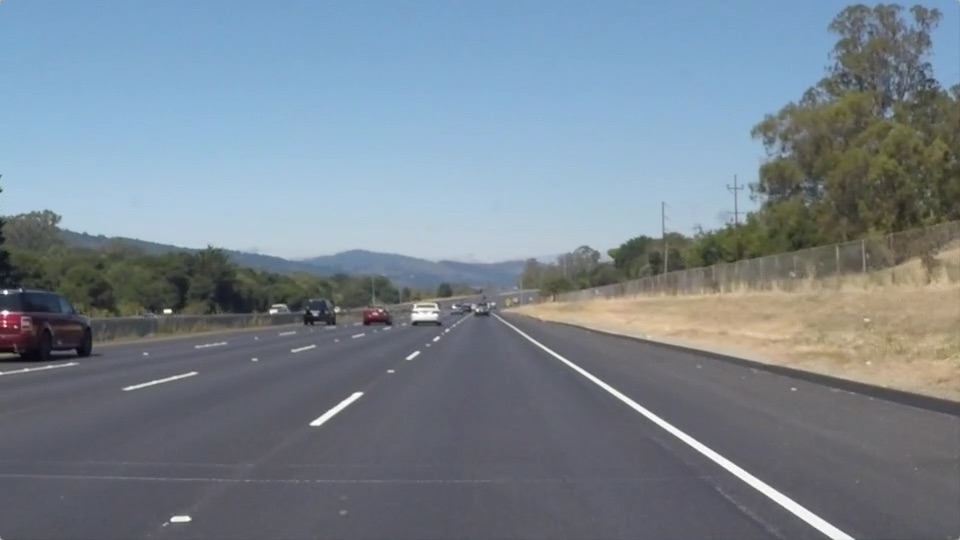
#> input picture test_images/solidWhiteRight.jpg, 960 x 540 px
$ jupyter execute --allow-errors P1.ipynb   (shell and % lines are left out)
#> lines starting #> are read from the running program, lines starting #| are printed output that depends on the picture; after the words box and inside, x2 and y2 are one past the last pixel; in counts of white or black regions, pixels touching at a corner belong together
# Self-Driving Car Engineer Nanodegree

## Project: **Finding Lane Lines on the Road**
***
In this project, you will use the tools you learned about in the lesson to identify lane lines on the road.  You can develop your pipeline on a series of individual images, and later apply the result to a video stream (really just a series of images). Check out the video clip "raw-lines-example.mp4" (also contained in this repository) to see what the output should look like after using the helper functions below.

Once you have a result that looks roughly like "raw-lines-example.mp4", you'll need to get creative and try to average and/or extrapolate the line segments you've detected to map out the full extent of the lane lines.  You can see an example of the result you're going for in the video "P1_example.mp4".  Ultimately, you would like to draw just one line for the left side of the lane, and one for the right.

In addition to implementing code, there is a brief writeup to complete. The writeup should be completed in a separate file, which can be either a markdown file or a pdf document. There is a [write up template](https://github.com/udacity/CarND-LaneLines-P1/blob/master/writeup_template.md) that can be used to guide the writing process. Completing both the code in the Ipython notebook and the writeup template will cover all of the [rubric points](https://review.udacity.com/#!/rubrics/322/view) for this project.

---
Let's have a look at our first image called 'test_images/solidWhiteRight.jpg'.  Run the 2 cells below (hit Shift-Enter or the "play" button above) to display the image.

**Note: If, at any point, you encounter frozen display windows or other confounding issues, you can always start again with a clean slate by going to the "Kernel" menu above and selecting "Restart & Clear Output".**

---

**The tools you have are color selection, region of interest selection, grayscaling, Gaussian smoothing, Canny Edge Detection and Hough Tranform line detection.  You  are also free to explore and try other techniques that were not presented in the lesson.  Your goal is piece together a pipeline to detect the line segments in the image, then average/extrapolate them and draw them onto the image for display (as below).  Once you have a working pipeline, try it out on the video stream below.**

---

<figure>

 <figcaption>
 <p></p>
 <p style="text-align: center;"> Your output should look something like this (above) after detecting line segments using the helper functions below </p>
 </figcaption>
</figure>
 <p></p>
<figure>

 <figcaption>
 <p></p>
 <p style="text-align: center;"> Your goal is to connect/average/extrapolate line segments to get output like this</p>
 </figcaption>
</figure>

**Run the cell below to import some packages.  If you get an `import error` for a package you've already installed, try changing your kernel (select the Kernel menu above --> Change Kernel).  Still have problems?  Try relaunching Jupyter Notebook from the terminal prompt.  Also, consult the forums for more troubleshooting tips.**

## Import Packages

[cell 1]
#importing some useful packages
import matplotlib.pyplot as plt
import matplotlib.image as mpimg
import numpy as np
import cv2

## Read in an Image

[cell 2]
#reading in an image
image = mpimg.imread('test_images/solidWhiteRight.jpg')
#> image is the input picture: shape (540, 960, 3); mean R, G, B 120.3, 132.6, 143.7

#printing out some stats and plotting
print('This image is:', type(image), 'with dimensions:', image.shape)
#| This image is: <class 'numpy.ndarray'> with dimensions: (540, 960, 3)
plt.imshow(image)  # if you wanted to show a single color channel image called 'gray', for example, call as plt.imshow(gray, cmap='gray')

## Ideas for Lane Detection Pipeline

**Some OpenCV functions (beyond those introduced in the lesson) that might be useful for this project are:**

`cv2.inRange()` for color selection
`cv2.fillPoly()` for regions selection
`cv2.line()` to draw lines on an image given endpoints
`cv2.addWeighted()` to coadd / overlay two images
`cv2.cvtColor()` to grayscale or change color
`cv2.imwrite()` to output images to file
`cv2.bitwise_and()` to apply a mask to an image

**Check out the OpenCV documentation to learn about these and discover even more awesome functionality!**

## Helper Functions

Below are some helper functions to help get you started. They should look familiar from the lesson!

[cell 3]
import math

def grayscale(img):
    """Applies the Grayscale transform
    This will return an image with only one color channel
    but NOTE: to see the returned image as grayscale
    (assuming your grayscaled image is called 'gray')
    you should call plt.imshow(gray, cmap='gray')"""
    return cv2.cvtColor(img, cv2.COLOR_RGB2GRAY)
    # Or use BGR2GRAY if you read an image with cv2.imread()
    # return cv2.cvtColor(img, cv2.COLOR_BGR2GRAY)

def canny(img, low_threshold, high_threshold):
    """Applies the Canny transform"""
    return cv2.Canny(img, low_threshold, high_threshold)

def gaussian_blur(img, kernel_size):
    """Applies a Gaussian Noise kernel"""
    return cv2.GaussianBlur(img, (kernel_size, kernel_size), 0)

def region_of_interest(img, vertices):
    """
    Applies an image mask.

    Only keeps the region of the image defined by the polygon
    formed from `vertices`. The rest of the image is set to black.
    `vertices` should be a numpy array of integer points.
    """
    #defining a blank mask to start with
    mask = np.zeros_like(img)

    #defining a 3 channel or 1 channel color to fill the mask with depending on the input image
    if len(img.shape) > 2:
        channel_count = img.shape[2]  # i.e. 3 or 4 depending on your image
        ignore_mask_color = (255,) * channel_count
    else:
        ignore_mask_color = 255

    #filling pixels inside the polygon defined by "vertices" with the fill color
    cv2.fillPoly(mask, vertices, ignore_mask_color)

    #returning the image only where mask pixels are nonzero
    masked_image = cv2.bitwise_and(img, mask)
    return masked_image

def draw_lines_origin(img, lines, color=[255, 0, 0], thickness=2):
     for line in lines:
        for x1,y1,x2,y2 in line:
            cv2.line(img, (x1, y1), (x2, y2), [255,0,0], thickness)

def draw_lines(img, lines, color=[255, 0, 0], thickness=5):
    """
    NOTE: this is the function you might want to use as a starting point once you want to
    average/extrapolate the line segments you detect to map out the full
    extent of the lane (going from the result shown in raw-lines-example.mp4
    to that shown in P1_example.mp4).

    Think about things like separating line segments by their
    slope ((y2-y1)/(x2-x1)) to decide which segments are part of the left
    line vs. the right line.  Then, you can average the position of each of
    the lines and extrapolate to the top and bottom of the lane.

    This function draws `lines` with `color` and `thickness`.
    Lines are drawn on the image inplace (mutates the image).
    If you want to make the lines semi-transparent, think about combining
    this function with the weighted_img() function below
    """
    left_lane_lines_x = []
    left_lane_lines_y = []
    right_lane_lines_x = []
    right_lane_lines_y = []
    imgshape = img.shape
    for line in lines:
        for x1,y1,x2,y2 in line:
            m = (y2-y1) / (x2-x1) # y = mx+c --> m is the slope
            #rightlane = x1 > img.shape[1]/2 and x2 > img.shape[1]/2
            if abs(m) < 0.2: # if the detected edge has a small slope it is probably not a line and therefore neglected
                continue
            elif m > 0: # positive slope for right lanes
                right_lane_lines_x.extend([x1, x2])
                right_lane_lines_y.extend([y1, y2])
            else:
                left_lane_lines_x.extend([x1, x2])
                left_lane_lines_y.extend([y1, y2])

    #if no line was identified, then skip drawing function
    if len(left_lane_lines_x) == 0 or len(right_lane_lines_x) == 0:
        return

    # Calculate polynom of first order (straight) to fit the data
    poly_left = np.poly1d(np.polyfit(left_lane_lines_y,left_lane_lines_x,1)) #find coeffictients for polynomial fit of first order
    poly_right = np.poly1d(np.polyfit(right_lane_lines_y,right_lane_lines_x,1))
    y_values = [imgshape[0],int(imgshape[0]*0.65)] #define y-Borders (bottom of picture, to 0.6 of the y-size)
    x_values_right = poly_right(y_values) #calculate x-Values with polynom that was fitted
    x_values_left = poly_left(y_values)

    #Add the fitted lines to the left and the right
    cv2.line(img, (int(x_values_left[0]), int(y_values[0])), (int(x_values_left[1]), int(y_values[1])), color, thickness)
    cv2.line(img, (int(x_values_right[0]), int(y_values[0])), (int(x_values_right[1]), int(y_values[1])), color, thickness)

def hough_lines(img, rho, theta, threshold, min_line_len, max_line_gap, averageplot = True):
    """
    `img` should be the output of a Canny transform.

    Returns an image with hough lines drawn.
    """
    lines = cv2.HoughLinesP(img, rho, theta, threshold, np.array([]), minLineLength=min_line_len, maxLineGap=max_line_gap)
    line_img = np.zeros((img.shape[0], img.shape[1], 3), dtype=np.uint8)

    # decide if found lanes are averaged or if all lines are plotted on the image
    if averageplot:
        draw_lines(line_img, lines)
    else:
        draw_lines_origin(line_img, lines)

    return line_img

# Python 3 has support for cool math symbols.

def weighted_img(img, initial_img, α=0.8, β=1., γ=0.):
    """
    `img` is the output of the hough_lines(), An image with lines drawn on it.
    Should be a blank image (all black) with lines drawn on it.

    `initial_img` should be the image before any processing.

    The result image is computed as follows:

    initial_img * α + img * β + γ
    NOTE: initial_img and img must be the same shape!
    """
    return cv2.addWeighted(initial_img, α, img, β, γ)

## Test Images

Build your pipeline to work on the images in the directory "test_images"
**You should make sure your pipeline works well on these images before you try the videos.**

[cell 4]
import os
os.listdir("test_images/")

## Build a Lane Finding Pipeline

Build the pipeline and run your solution on all test_images. Make copies into the `test_images_output` directory, and you can use the images in your writeup report.

Try tuning the various parameters, especially the low and high Canny thresholds as well as the Hough lines parameters.

[cell 5]
# TODO: Build your pipeline that will draw lane lines on the test_images
# then save them to the test_images_output directory.

#read in the list of images and choose one file at a time
image_list = os.listdir("test_images/")
output_folder = "test_images_pipeline_output/"

for i in range(0,len(image_list)):
    image = mpimg.imread("test_images/"+image_list[i])
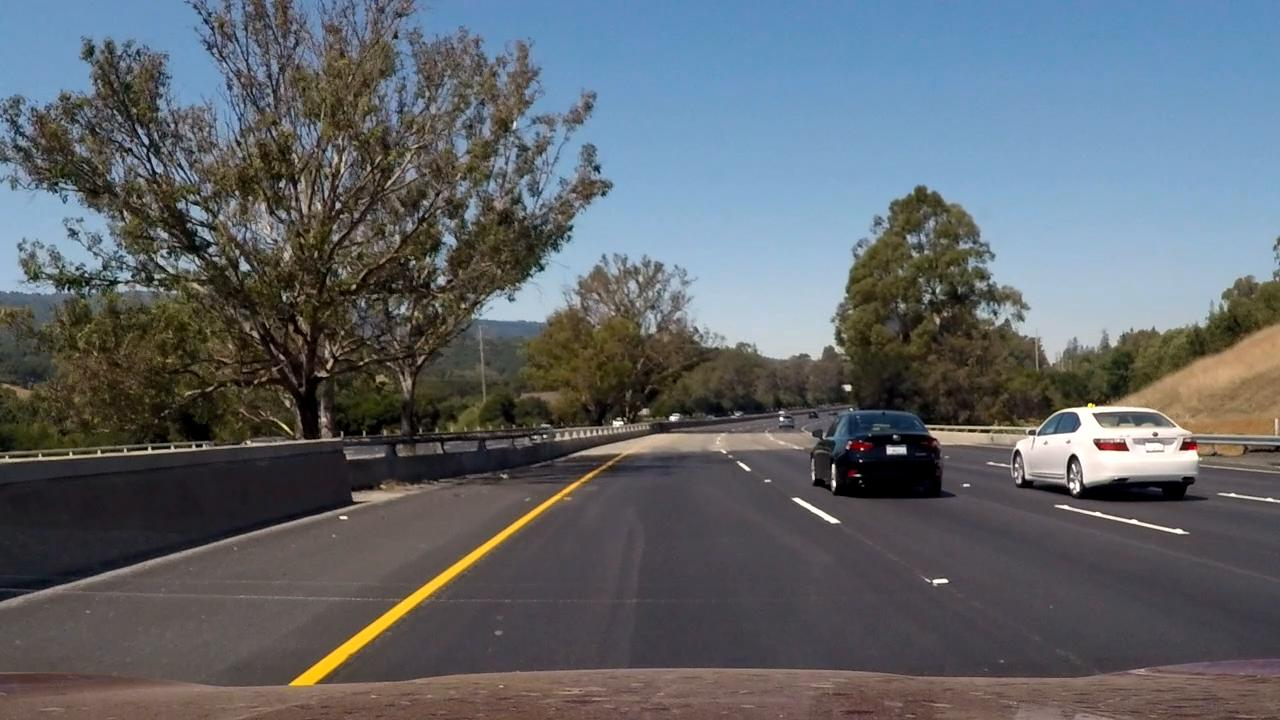
#> input picture test_images/Challenge_Frame.jpg, 1280 x 720 px
#> image is the input picture: shape (720, 1280, 3); mean R, G, B 95.6, 100.9, 106.3
    output_file_base = output_folder + image_list[i][:-4]

    ############################
    ### Pipeline starts here ###
    ############################

    #Step1 apply grayscale
    gray_image = grayscale(image)

    # Step 2 apply gaussian blur
    blurred_image = gaussian_blur(gray_image, 5)

    # Step 3 apply canny edge detection
    edges_image = cv2.Canny(blurred_image, 60, 200)
#> edges_image: shape (720, 1280); 5.3% white in thin lines or dots

    #Step 4 select region of interest as a polygon and mask the image
    imshape = image.shape
    bottomleft = (int(0.2*imshape[1]),int(0.9*imshape[0]))
    topleft = (int(0.44*imshape[1]), int(0.6*imshape[0]))
    topright = (int(0.56*imshape[1]), int(0.6*imshape[0]))
    bottomright = (int(0.8*imshape[1]),int(0.9*imshape[0]))
    vertices = np.array([[bottomleft, topleft, topright, bottomright]], dtype=np.int32)
    masked_image = region_of_interest(image, vertices)
    masked_edges_image = region_of_interest(edges_image, vertices)
#> in region_of_interest (call 2), `masked_image = cv2.bitwise_and(img, mask)`:
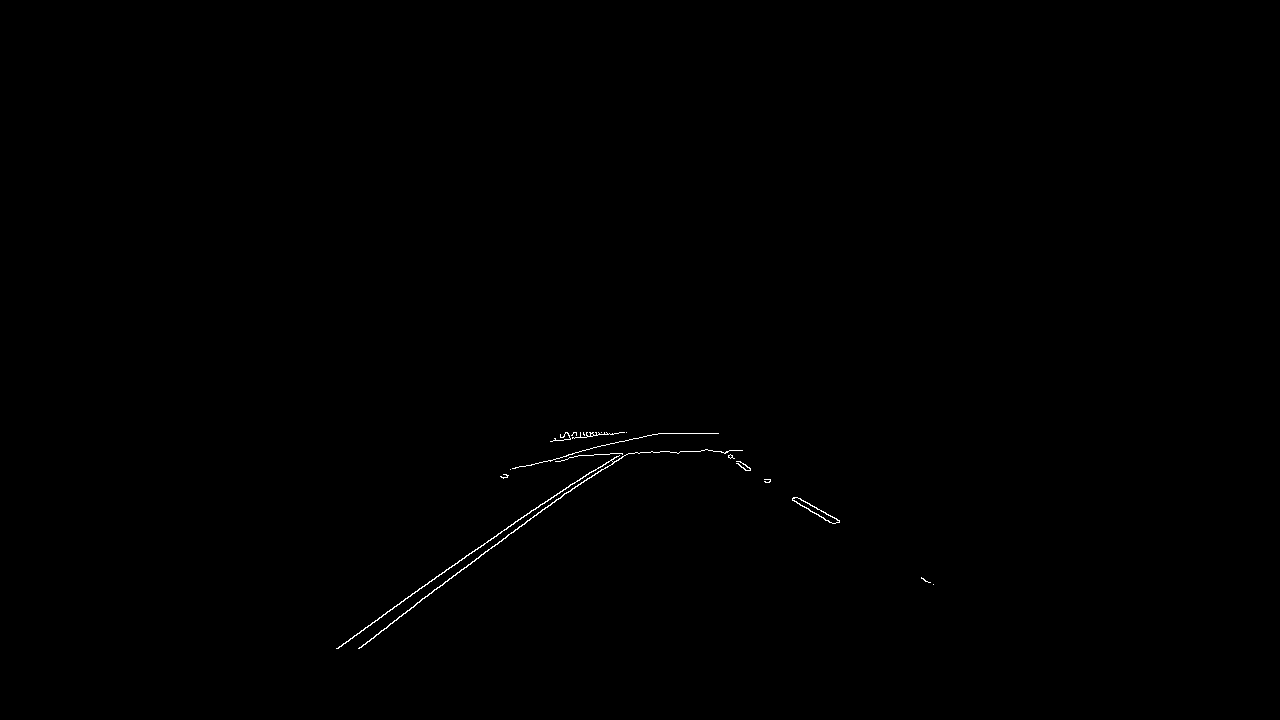
#> masked_image: shape (720, 1280); 0.19% white in thin lines or dots, all inside (x1, y1, x2, y2) = (336, 432, 934, 649)

    #Step 5 use Hough Transofrmation to find edges
    rho = 2 # distance resolution in pixels of the Hough grid
    theta = np.pi/180 # angular resolution in radians of the Hough grid
    threshold = 40     # minimum number of votes (intersections in Hough grid cell)
    min_line_length = 5 #minimum number of pixels making up a line
    max_line_gap = 10 # maximum gap in pixels between connectable line segments
    lines_image = hough_lines(masked_edges_image, rho, theta, threshold,
                        min_line_length, max_line_gap) # Run Hough on edge detected image
#> in hough_lines, `lines = cv2.HoughLinesP(img, rho, theta, threshold, np.array([]), minL..`: lines = 25 rows, first 6: [415, 604, 524, 524], [595, 470, 621, 453], [483, 545, 577, 480], [379, 617, 540, 504], [607, 467, 629, 453], [796, 497, 839, 521]
#> the loop in draw_lines, `for line in lines:` made 25 passes
#> after the loop in draw_lines, `for line in lines:`: left_lane_lines_x = 26 values, max 653 at index 19, min 336 at index 10, mean 505.8; left_lane_lines_y = 26 values, max 648 at index 10, min 434 at index 19, mean 531.3; right_lane_lines_x = [796, 839, 792, 830, 792, 832, 740, 747]; right_lane_lines_y = [497, 521, 500, 522, 498, 523, 466, 470]
#> in draw_lines, `x_values_right = poly_right(y_values)`: x_values_right = [1162.7, 743.4]
#> in draw_lines, `x_values_left = poly_left(y_values)`: x_values_left = [251.2, 591.4]

    #Step 6 Overlay the original image with the detected lines
    result_image = weighted_img(lines_image, image)

    ##########################
    ### Pipeline ends here ###
    ##########################

    #Saving pictures
    mpimg.imsave(output_file_base+"_gray.jpg", gray_image, cmap="gray")
    mpimg.imsave(output_file_base+"_blurred.jpg", blurred_image, cmap="gray")
    mpimg.imsave(output_file_base+"_canny.jpg", edges_image, cmap="gray")
    mpimg.imsave(output_file_base+"_masked.jpg", masked_image)
    mpimg.imsave(output_file_base+"_maskededges.jpg", masked_edges_image, cmap="gray")
    mpimg.imsave(output_file_base+"_result.jpg", result_image)
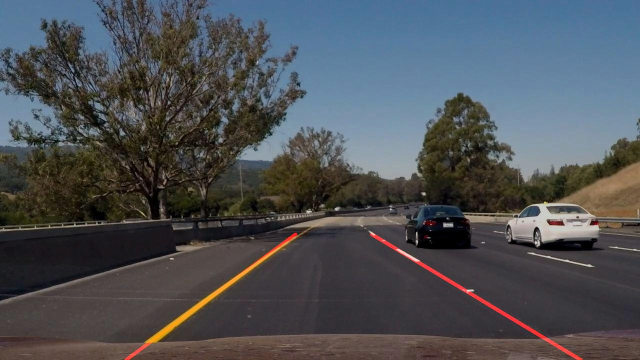
#> saved as Challenge_Frame_result.jpg: shape (720, 1280, 3) (shown at 1/2 size); mean R, G, B 77.6, 80.6, 85.2

    lines_image_nonaverage = hough_lines(masked_edges_image, rho, theta, threshold,
                        min_line_length, max_line_gap, False)
#> the loop in draw_lines_origin, `for line in lines:` made 25 passes
    dStackimageedges = np.dstack((edges_image,)*3)
#> dStackimageedges: shape (720, 1280, 3); 5.3% white in thin lines or dots
    mpimg.imsave(output_file_base+"_edgeslines_nonaverage.jpg", weighted_img(lines_image_nonaverage, dStackimageedges))
    mpimg.imsave(output_file_base+"_edgeslines_average.jpg", weighted_img(lines_image, dStackimageedges))
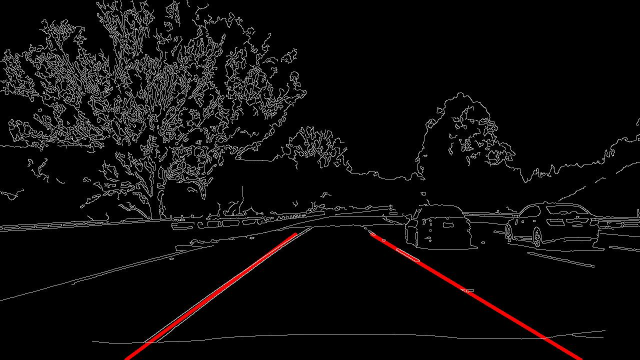
#> saved as Challenge_Frame_edgeslines_average.jpg: shape (720, 1280, 3) (shown at 1/2 size); mean R, G, B 13.3, 11.7, 11.7
#> pass 2 of the loop `for i in range(0,len(image_list)):`:
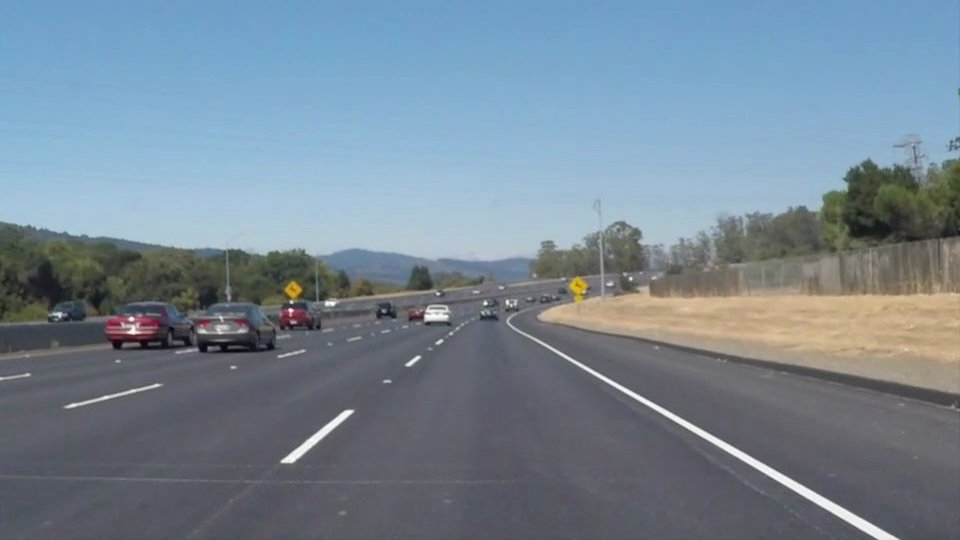
#> input picture test_images/solidWhiteCurve.jpg, 960 x 540 px
#> image is the input picture: shape (540, 960, 3); mean R, G, B 118.5, 134.5, 148.1
#> masked_image: shape (540, 960, 3)
#> lines = 13 rows, first 6: [507, 325, 686, 428], [512, 325, 643, 398], [294, 449, 334, 419], [292, 462, 354, 412], [409, 366, 420, 358], [407, 363, 418, 355]
#> the loop in draw_lines (call 2), `for line in lines:` made 13 passes
#> `mpimg.imsave(output_file_base+"_result.jpg", result_image)`:
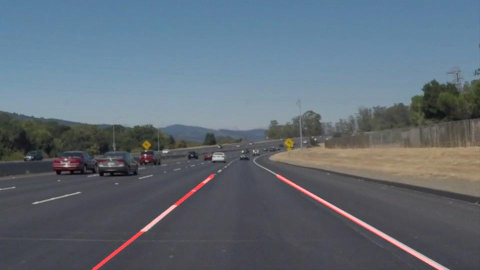
#> saved as solidWhiteCurve_result.jpg: shape (540, 960, 3) (shown at 1/2 size); mean R, G, B 96.1, 107.5, 118.5
#> the loop in draw_lines_origin (call 2), `for line in lines:` made 13 passes
#> `mpimg.imsave(output_file_base+"_edgeslines_average.jpg", weighted_img(..`:
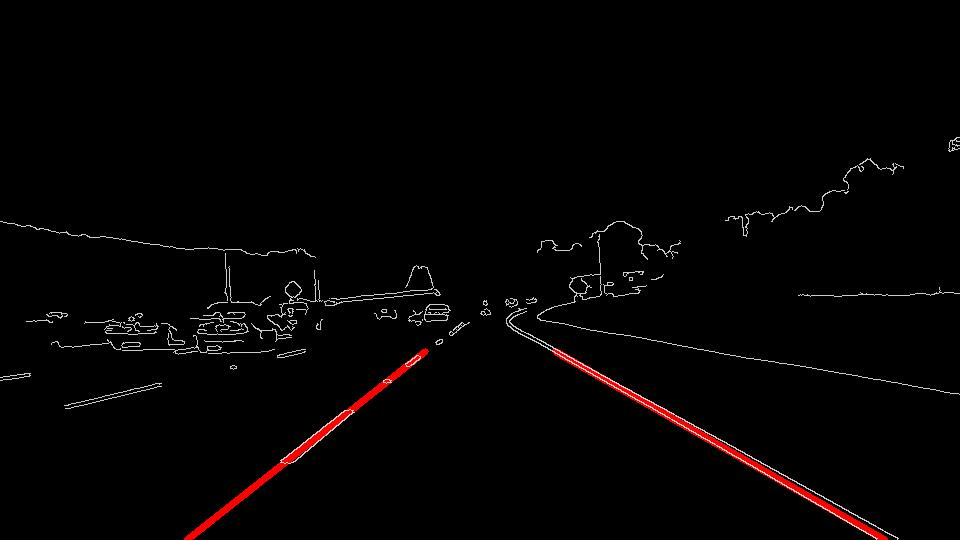
#> saved as solidWhiteCurve_edgeslines_average.jpg: shape (540, 960, 3); mean R, G, B 4.8, 2.9, 2.9

    # [5 lines of commented-out code are left out]
